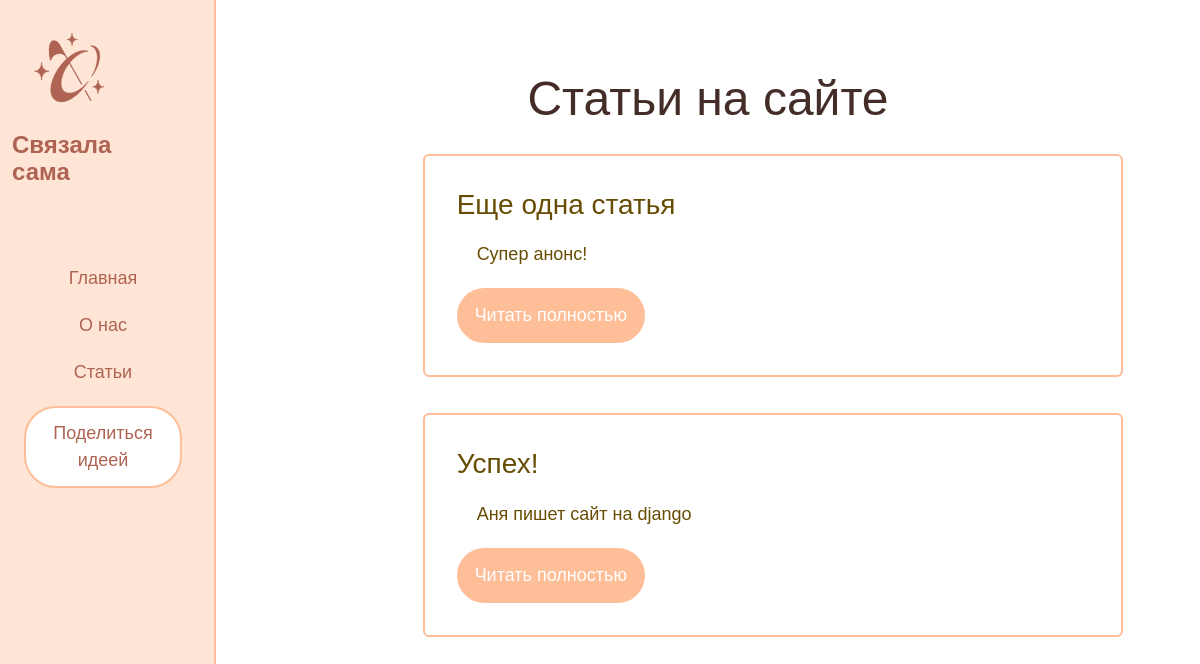
Before: /news/ with the older database file.
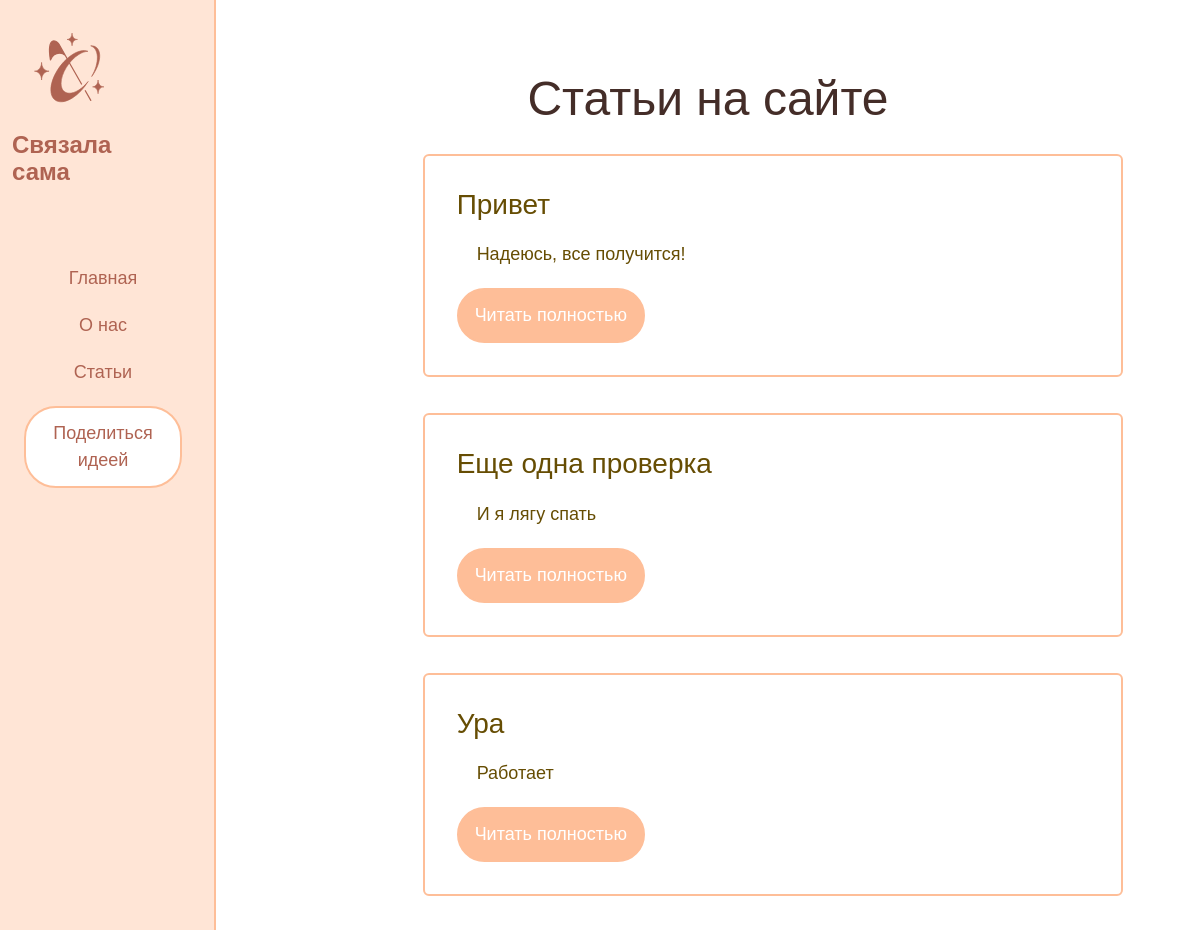
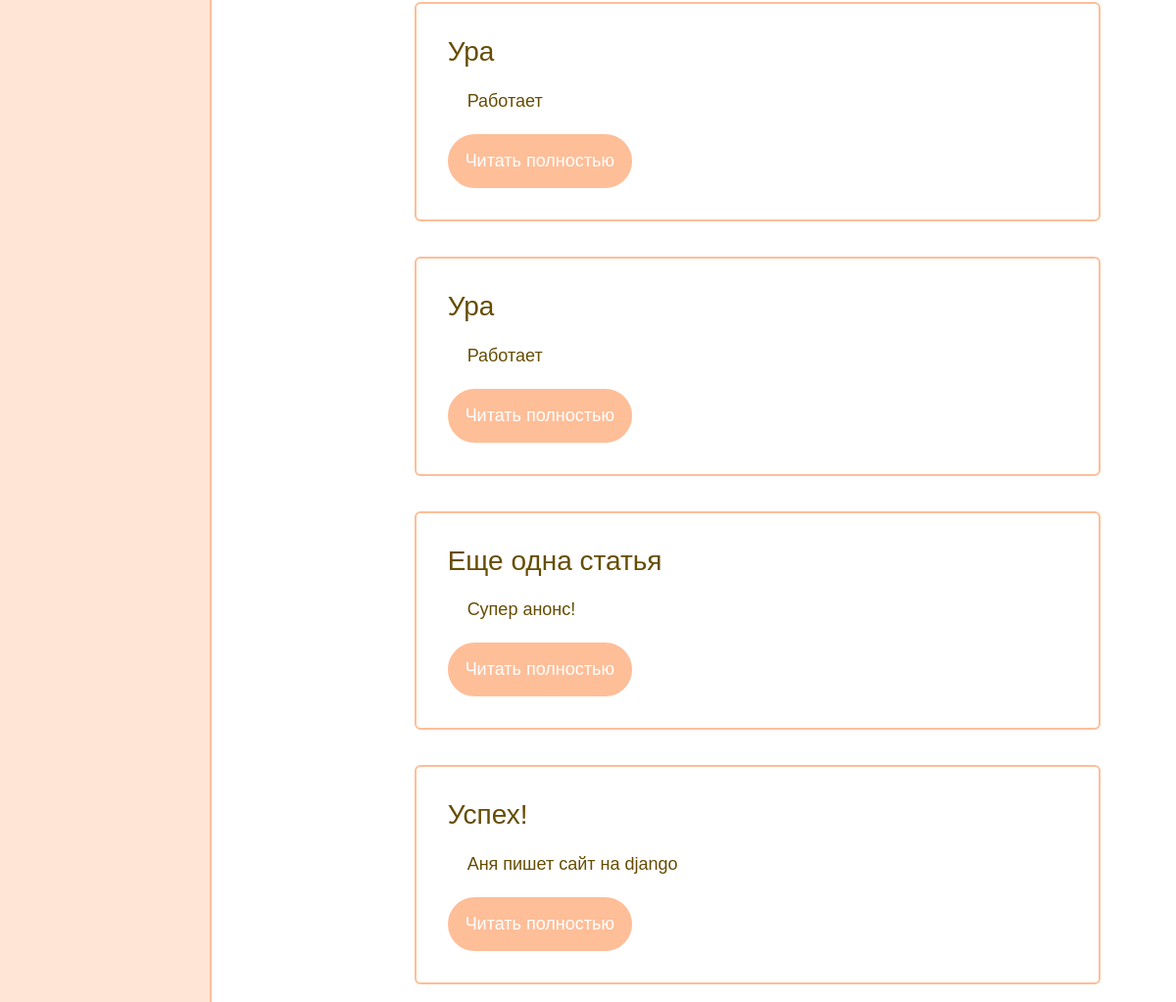
After: the same page with the newer database file (2 pictures, top to bottom).
### news/models.py (models this page shows, shortened)
class Articles(models.Model):
    title = models.CharField('Название', max_length=50)
    announce = models.CharField('Анонс', max_length=250)
    full_text = models.TextField('Статья')
    date = models.DateTimeField('Дата публикации')
    class Meta:
        verbose_name = 'Новость'
        verbose_name_plural = 'Новости'

### news/views.py (the view)
# urls.py: path('', views.news_home, name='news_home'),
def news_home(request):
    news = Articles.objects.order_by('-date')
    return render(request, 'news/news_home.html', {'news': news})

### news/templates/news/news_home.html (shortened to what this page needs)
{% extends 'main/layout.html' %}
{% block content %}
    <div class="features">
        <h1>Статьи на сайте</h1>
        {% if news %}
            {% for el in news %}
                <div class="alert alert-warning">
                    <h3>{{ el.title }}</h3>
                    <p>{{ el.announce }}</p>
                    <a href="{% url 'news_detail' el.id %}" class="success">Читать полностью</a>
                </div>
            {% endfor %}
        {% else %}
            <p>Записей пока нет!</p>
        {% endif %}
    </div>
{% endblock %}

Changed rows visible on the page:
added Articles: title "Привет", announce "Надеюсь, все получится!"
added Articles: title "Еще одна проверка", announce "И я лягу спать"
added Articles: title "Ура", announce "Работает"
added Articles: title "Ура", announce "Работает"
added Articles: title "Ура", announce "Работает"
